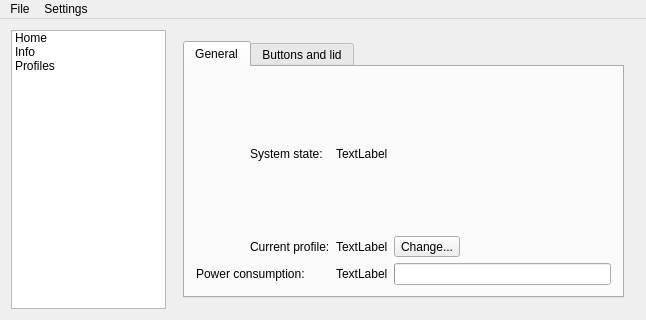
<?xml version="1.0" encoding="UTF-8"?>
<ui version="4.0">
 <class>MainWindow</class>
 <widget class="QMainWindow" name="MainWindow">
  <property name="geometry">
   <rect>
    <x>0</x>
    <y>0</y>
    <width>646</width>
    <height>320</height>
   </rect>
  </property>
  <property name="sizeIncrement">
   <size>
    <width>0</width>
    <height>0</height>
   </size>
  </property>
  <property name="windowTitle">
   <string>PC-BSD power management</string>
  </property>
  <widget class="QWidget" name="centralWidget">
   <layout class="QHBoxLayout" name="horizontalLayout">
    <item>
     <widget class="QTreeWidget" name="mainTW">
      <property name="sizePolicy">
       <sizepolicy hsizetype="Expanding" vsizetype="Expanding">
        <horstretch>1</horstretch>
        <verstretch>0</verstretch>
       </sizepolicy>
      </property>
      <property name="sizeIncrement">
       <size>
        <width>1</width>
        <height>0</height>
       </size>
      </property>
      <property name="iconSize">
       <size>
        <width>32</width>
        <height>32</height>
       </size>
      </property>
      <property name="textElideMode">
       <enum>Qt::ElideMiddle</enum>
      </property>
      <property name="rootIsDecorated">
       <bool>false</bool>
      </property>
      <property name="wordWrap">
       <bool>true</bool>
      </property>
      <attribute name="headerVisible">
       <bool>false</bool>
      </attribute>
      <column>
       <property name="text">
        <string>1</string>
       </property>
       <property name="textAlignment">
        <set>AlignHCenter|AlignVCenter|AlignCenter</set>
       </property>
      </column>
      <item>
       <property name="text">
        <string>Home</string>
       </property>
       <property name="textAlignment">
        <set>AlignLeft|AlignVCenter</set>
       </property>
       <property name="icon">
        <iconset resource="pc-power.qrc">
         <normaloff>:/images/page-home.png</normaloff>:/images/page-home.png</iconset>
       </property>
      </item>
      <item>
       <property name="text">
        <string>Info</string>
       </property>
       <property name="icon">
        <iconset resource="pc-power.qrc">
         <normaloff>:/images/page-info.png</normaloff>:/images/page-info.png</iconset>
       </property>
      </item>
      <item>
       <property name="text">
        <string>Profiles</string>
       </property>
       <property name="icon">
        <iconset resource="pc-power.qrc">
         <normaloff>:/images/page-profiles.png</normaloff>:/images/page-profiles.png</iconset>
       </property>
      </item>
     </widget>
    </item>
    <item>
     <widget class="QStackedWidget" name="mainStack">
      <property name="sizePolicy">
       <sizepolicy hsizetype="Preferred" vsizetype="Preferred">
        <horstretch>3</horstretch>
        <verstretch>0</verstretch>
       </sizepolicy>
      </property>
      <property name="sizeIncrement">
       <size>
        <width>0</width>
        <height>0</height>
       </size>
      </property>
      <property name="currentIndex">
       <number>0</number>
      </property>
      <widget class="QWidget" name="page">
       <layout class="QVBoxLayout" name="verticalLayout_2">
        <item>
         <widget class="QTabWidget" name="mainPageTab">
          <property name="currentIndex">
           <number>0</number>
          </property>
          <widget class="QWidget" name="homePAgeMainLayout">
           <attribute name="title">
            <string>General</string>
           </attribute>
           <layout class="QVBoxLayout" name="verticalLayout_3">
            <item>
             <layout class="QGridLayout" name="gridLayout">
              <item row="0" column="0" rowspan="2">
               <widget class="QLabel" name="acStateLabel">
                <property name="minimumSize">
                 <size>
                  <width>48</width>
                  <height>48</height>
                 </size>
                </property>
                <property name="maximumSize">
                 <size>
                  <width>48</width>
                  <height>48</height>
                 </size>
                </property>
                <property name="text">
                 <string/>
                </property>
                <property name="pixmap">
                 <pixmap resource="pc-power.qrc">:/images/ac_power.png</pixmap>
                </property>
                <property name="scaledContents">
                 <bool>true</bool>
                </property>
               </widget>
              </item>
              <item row="0" column="1">
               <widget class="QLabel" name="label_2">
                <property name="text">
                 <string>System state:</string>
                </property>
               </widget>
              </item>
              <item row="0" column="2">
               <widget class="QLabel" name="sysStateLabel">
                <property name="text">
                 <string>TextLabel</string>
                </property>
               </widget>
              </item>
              <item row="1" column="1">
               <widget class="QLabel" name="label">
                <property name="text">
                 <string>Current profile:</string>
                </property>
               </widget>
              </item>
              <item row="1" column="2">
               <widget class="QLabel" name="currProfileLabel">
                <property name="text">
                 <string>TextLabel</string>
                </property>
               </widget>
              </item>
              <item row="1" column="3">
               <widget class="QToolButton" name="changeProfileButton">
                <property name="text">
                 <string>Change...</string>
                </property>
                <property name="popupMode">
                 <enum>QToolButton::InstantPopup</enum>
                </property>
               </widget>
              </item>
              <item row="2" column="0" colspan="2">
               <widget class="QLabel" name="label_3">
                <property name="text">
                 <string>Power consumption:</string>
                </property>
               </widget>
              </item>
              <item row="2" column="2">
               <widget class="QLabel" name="powerConsumptionLabel">
                <property name="text">
                 <string>TextLabel</string>
                </property>
               </widget>
              </item>
              <item row="2" column="3">
               <widget class="QProgressBar" name="powerConsumptionPB">
                <property name="maximum">
                 <number>1</number>
                </property>
                <property name="value">
                 <number>-1</number>
                </property>
               </widget>
              </item>
             </layout>
            </item>
           </layout>
          </widget>
          <widget class="QWidget" name="tab_3">
           <attribute name="title">
            <string>Buttons and lid</string>
           </attribute>
           <layout class="QVBoxLayout" name="verticalLayout_4">
            <item>
             <spacer name="verticalSpacer">
              <property name="orientation">
               <enum>Qt::Vertical</enum>
              </property>
              <property name="sizeHint" stdset="0">
               <size>
                <width>20</width>
                <height>44</height>
               </size>
              </property>
             </spacer>
            </item>
            <item>
             <layout class="QGridLayout" name="gridLayout_2">
              <item row="0" column="0">
               <widget class="QLabel" name="powerBtnImg">
                <property name="minimumSize">
                 <size>
                  <width>32</width>
                  <height>32</height>
                 </size>
                </property>
                <property name="maximumSize">
                 <size>
                  <width>32</width>
                  <height>32</height>
                 </size>
                </property>
                <property name="text">
                 <string/>
                </property>
                <property name="pixmap">
                 <pixmap resource="pc-power.qrc">:/images/btn_power.png</pixmap>
                </property>
                <property name="scaledContents">
                 <bool>true</bool>
                </property>
               </widget>
              </item>
              <item row="0" column="1">
               <widget class="QLabel" name="label_4">
                <property name="text">
                 <string>Power button</string>
                </property>
               </widget>
              </item>
              <item row="0" column="2">
               <widget class="QComboBox" name="powerBtnCB"/>
              </item>
              <item row="1" column="0">
               <widget class="QLabel" name="sleepBtnImg">
                <property name="minimumSize">
                 <size>
                  <width>32</width>
                  <height>32</height>
                 </size>
                </property>
                <property name="maximumSize">
                 <size>
                  <width>32</width>
                  <height>32</height>
                 </size>
                </property>
                <property name="text">
                 <string/>
                </property>
                <property name="pixmap">
                 <pixmap resource="pc-power.qrc">:/images/btn_sleep.png</pixmap>
                </property>
                <property name="scaledContents">
                 <bool>true</bool>
                </property>
               </widget>
              </item>
              <item row="1" column="1">
               <widget class="QLabel" name="sleepBtnDesc">
                <property name="text">
                 <string>Sleep button</string>
                </property>
               </widget>
              </item>
              <item row="1" column="2">
               <widget class="QComboBox" name="sleepBtnCB"/>
              </item>
              <item row="2" column="0">
               <widget class="QLabel" name="lidImg">
                <property name="minimumSize">
                 <size>
                  <width>32</width>
                  <height>32</height>
                 </size>
                </property>
                <property name="maximumSize">
                 <size>
                  <width>32</width>
                  <height>32</height>
                 </size>
                </property>
                <property name="text">
                 <string/>
                </property>
                <property name="pixmap">
                 <pixmap resource="pc-power.qrc">:/images/lid.png</pixmap>
                </property>
                <property name="scaledContents">
                 <bool>true</bool>
                </property>
               </widget>
              </item>
              <item row="2" column="1">
               <widget class="QLabel" name="lidDesc">
                <property name="text">
                 <string>Notebook lid</string>
                </property>
               </widget>
              </item>
              <item row="2" column="2">
               <widget class="QComboBox" name="lidCB"/>
              </item>
             </layout>
            </item>
            <item>
             <spacer name="verticalSpacer_2">
              <property name="orientation">
               <enum>Qt::Vertical</enum>
              </property>
              <property name="sizeHint" stdset="0">
               <size>
                <width>20</width>
                <height>8</height>
               </size>
              </property>
             </spacer>
            </item>
            <item>
             <layout class="QHBoxLayout" name="horizontalLayout_2">
              <item>
               <spacer name="horizontalSpacer">
                <property name="orientation">
                 <enum>Qt::Horizontal</enum>
                </property>
                <property name="sizeHint" stdset="0">
                 <size>
                  <width>40</width>
                  <height>20</height>
                 </size>
                </property>
               </spacer>
              </item>
              <item>
               <widget class="QPushButton" name="applyBtnSettings">
                <property name="enabled">
                 <bool>false</bool>
                </property>
                <property name="text">
                 <string>Apply</string>
                </property>
               </widget>
              </item>
             </layout>
            </item>
           </layout>
          </widget>
         </widget>
        </item>
       </layout>
      </widget>
      <widget class="QWidget" name="page_2">
       <layout class="QVBoxLayout" name="verticalLayout">
        <item>
         <widget class="QTabWidget" name="infoTab">
          <property name="currentIndex">
           <number>0</number>
          </property>
          <widget class="QWidget" name="tab_1">
           <attribute name="title">
            <string>Common</string>
           </attribute>
           <layout class="QGridLayout" name="gridLayout_5">
            <item row="0" column="1">
             <spacer name="verticalSpacer_8">
              <property name="orientation">
               <enum>Qt::Vertical</enum>
              </property>
              <property name="sizeHint" stdset="0">
               <size>
                <width>20</width>
                <height>52</height>
               </size>
              </property>
             </spacer>
            </item>
            <item row="1" column="0">
             <spacer name="horizontalSpacer_7">
              <property name="orientation">
               <enum>Qt::Horizontal</enum>
              </property>
              <property name="sizeHint" stdset="0">
               <size>
                <width>102</width>
                <height>20</height>
               </size>
              </property>
             </spacer>
            </item>
            <item row="1" column="1">
             <layout class="QFormLayout" name="formLayout">
              <item row="0" column="0">
               <widget class="QLabel" name="label_7">
                <property name="text">
                 <string>Supported backlights:</string>
                </property>
               </widget>
              </item>
              <item row="0" column="1">
               <widget class="QLabel" name="numBacklightsLabel">
                <property name="text">
                 <string>TextLabel</string>
                </property>
               </widget>
              </item>
              <item row="1" column="0">
               <widget class="QLabel" name="label_8">
                <property name="text">
                 <string>Supported batteries:</string>
                </property>
               </widget>
              </item>
              <item row="1" column="1">
               <widget class="QLabel" name="numBatteriesLabel">
                <property name="text">
                 <string>TextLabel</string>
                </property>
               </widget>
              </item>
              <item row="2" column="0">
               <widget class="QLabel" name="label_9">
                <property name="text">
                 <string>Supported sleep states:</string>
                </property>
               </widget>
              </item>
              <item row="2" column="1">
               <widget class="QLabel" name="sleepStatesLabel">
                <property name="text">
                 <string>TextLabel</string>
                </property>
               </widget>
              </item>
             </layout>
            </item>
            <item row="1" column="2">
             <spacer name="horizontalSpacer_6">
              <property name="orientation">
               <enum>Qt::Horizontal</enum>
              </property>
              <property name="sizeHint" stdset="0">
               <size>
                <width>102</width>
                <height>20</height>
               </size>
              </property>
             </spacer>
            </item>
            <item row="2" column="1">
             <spacer name="verticalSpacer_7">
              <property name="orientation">
               <enum>Qt::Vertical</enum>
              </property>
              <property name="sizeHint" stdset="0">
               <size>
                <width>20</width>
                <height>78</height>
               </size>
              </property>
             </spacer>
            </item>
           </layout>
          </widget>
         </widget>
        </item>
       </layout>
      </widget>
      <widget class="QWidget" name="page_3">
       <layout class="QVBoxLayout" name="verticalLayout_5">
        <item>
         <widget class="QTabWidget" name="tabWidget">
          <property name="currentIndex">
           <number>0</number>
          </property>
          <widget class="QWidget" name="tab">
           <attribute name="title">
            <string>Current profiles</string>
           </attribute>
           <layout class="QVBoxLayout" name="verticalLayout_6">
            <item>
             <spacer name="verticalSpacer_4">
              <property name="orientation">
               <enum>Qt::Vertical</enum>
              </property>
              <property name="sizeHint" stdset="0">
               <size>
                <width>20</width>
                <height>40</height>
               </size>
              </property>
             </spacer>
            </item>
            <item>
             <layout class="QGridLayout" name="gridLayout_3">
              <item row="0" column="0" rowspan="2">
               <widget class="QLabel" name="onExternalPowerImg">
                <property name="minimumSize">
                 <size>
                  <width>24</width>
                  <height>24</height>
                 </size>
                </property>
                <property name="maximumSize">
                 <size>
                  <width>24</width>
                  <height>24</height>
                 </size>
                </property>
                <property name="text">
                 <string/>
                </property>
                <property name="pixmap">
                 <pixmap resource="pc-power.qrc">:/images/ac_power.png</pixmap>
                </property>
                <property name="scaledContents">
                 <bool>true</bool>
                </property>
               </widget>
              </item>
              <item row="0" column="1">
               <widget class="QLabel" name="label_12">
                <property name="text">
                 <string>On external power</string>
                </property>
               </widget>
              </item>
              <item row="0" column="2">
               <widget class="QComboBox" name="onACPowerProfile"/>
              </item>
              <item row="1" column="2" rowspan="2">
               <widget class="QComboBox" name="onBatteryProfile"/>
              </item>
              <item row="2" column="0" rowspan="2">
               <widget class="QLabel" name="onBatteryImage">
                <property name="minimumSize">
                 <size>
                  <width>24</width>
                  <height>24</height>
                 </size>
                </property>
                <property name="maximumSize">
                 <size>
                  <width>24</width>
                  <height>24</height>
                 </size>
                </property>
                <property name="text">
                 <string/>
                </property>
                <property name="pixmap">
                 <pixmap resource="pc-power.qrc">:/images/battery.png</pixmap>
                </property>
                <property name="scaledContents">
                 <bool>true</bool>
                </property>
               </widget>
              </item>
              <item row="2" column="1">
               <widget class="QLabel" name="label_14">
                <property name="text">
                 <string>On battery</string>
                </property>
               </widget>
              </item>
              <item row="3" column="2" rowspan="2">
               <widget class="QComboBox" name="onLowBatteryProfile"/>
              </item>
              <item row="4" column="0">
               <widget class="QLabel" name="onLowBatteryImage">
                <property name="minimumSize">
                 <size>
                  <width>24</width>
                  <height>24</height>
                 </size>
                </property>
                <property name="maximumSize">
                 <size>
                  <width>24</width>
                  <height>24</height>
                 </size>
                </property>
                <property name="text">
                 <string/>
                </property>
                <property name="pixmap">
                 <pixmap resource="pc-power.qrc">:/images/on_low_battery.png</pixmap>
                </property>
                <property name="scaledContents">
                 <bool>true</bool>
                </property>
               </widget>
              </item>
              <item row="4" column="1">
               <widget class="QLabel" name="label_13">
                <property name="text">
                 <string>On battery low</string>
                </property>
               </widget>
              </item>
             </layout>
            </item>
            <item>
             <spacer name="verticalSpacer_3">
              <property name="orientation">
               <enum>Qt::Vertical</enum>
              </property>
              <property name="sizeHint" stdset="0">
               <size>
                <width>20</width>
                <height>35</height>
               </size>
              </property>
             </spacer>
            </item>
            <item>
             <layout class="QHBoxLayout" name="horizontalLayout_3">
              <item>
               <spacer name="horizontalSpacer_2">
                <property name="orientation">
                 <enum>Qt::Horizontal</enum>
                </property>
                <property name="sizeHint" stdset="0">
                 <size>
                  <width>40</width>
                  <height>20</height>
                 </size>
                </property>
               </spacer>
              </item>
              <item>
               <widget class="QPushButton" name="pushButton">
                <property name="enabled">
                 <bool>false</bool>
                </property>
                <property name="text">
                 <string>Save</string>
                </property>
               </widget>
              </item>
             </layout>
            </item>
           </layout>
          </widget>
          <widget class="QWidget" name="tab_2">
           <attribute name="title">
            <string>All profiles</string>
           </attribute>
          </widget>
         </widget>
        </item>
       </layout>
      </widget>
      <widget class="QWidget" name="page_4">
       <widget class="QWidget" name="layoutWidget">
        <property name="geometry">
         <rect>
          <x>-6</x>
          <y>20</y>
          <width>444</width>
          <height>255</height>
         </rect>
        </property>
        <layout class="QGridLayout" name="gridLayout_4">
         <item row="0" column="1">
          <spacer name="verticalSpacer_5">
           <property name="orientation">
            <enum>Qt::Vertical</enum>
           </property>
           <property name="sizeHint" stdset="0">
            <size>
             <width>20</width>
             <height>111</height>
            </size>
           </property>
          </spacer>
         </item>
         <item row="1" column="0">
          <spacer name="horizontalSpacer_4">
           <property name="orientation">
            <enum>Qt::Horizontal</enum>
           </property>
           <property name="sizeHint" stdset="0">
            <size>
             <width>147</width>
             <height>20</height>
            </size>
           </property>
          </spacer>
         </item>
         <item row="1" column="1">
          <widget class="QLabel" name="label_6">
           <property name="text">
            <string>NOT IMPLEMENTED YET</string>
           </property>
          </widget>
         </item>
         <item row="1" column="2">
          <spacer name="horizontalSpacer_5">
           <property name="orientation">
            <enum>Qt::Horizontal</enum>
           </property>
           <property name="sizeHint" stdset="0">
            <size>
             <width>146</width>
             <height>20</height>
            </size>
           </property>
          </spacer>
         </item>
         <item row="2" column="1">
          <spacer name="verticalSpacer_6">
           <property name="orientation">
            <enum>Qt::Vertical</enum>
           </property>
           <property name="sizeHint" stdset="0">
            <size>
             <width>20</width>
             <height>110</height>
            </size>
           </property>
          </spacer>
         </item>
        </layout>
       </widget>
      </widget>
     </widget>
    </item>
   </layout>
  </widget>
  <widget class="QMenuBar" name="menuBar">
   <property name="geometry">
    <rect>
     <x>0</x>
     <y>0</y>
     <width>646</width>
     <height>22</height>
    </rect>
   </property>
   <widget class="QMenu" name="menuFile">
    <property name="title">
     <string>File</string>
    </property>
    <addaction name="actionCloseWindow"/>
    <addaction name="actionExit"/>
   </widget>
   <widget class="QMenu" name="menuSettings">
    <property name="title">
     <string>Settings</string>
    </property>
    <addaction name="actionPwrd_settings"/>
   </widget>
   <addaction name="menuFile"/>
   <addaction name="menuSettings"/>
  </widget>
  <action name="actionCloseWindow">
   <property name="icon">
    <iconset resource="pc-power.qrc">
     <normaloff>:/images/window-close.png</normaloff>:/images/window-close.png</iconset>
   </property>
   <property name="text">
    <string>CloseWindow</string>
   </property>
  </action>
  <action name="actionExit">
   <property name="icon">
    <iconset resource="pc-power.qrc">
     <normaloff>:/images/application-exit.png</normaloff>:/images/application-exit.png</iconset>
   </property>
   <property name="text">
    <string>Exit</string>
   </property>
  </action>
  <action name="actionPwrd_settings">
   <property name="text">
    <string>pwrd settings</string>
   </property>
  </action>
 </widget>
 <layoutdefault spacing="6" margin="11"/>
 <resources>
  <include location="pc-power.qrc"/>
 </resources>
 <connections/>
</ui>
